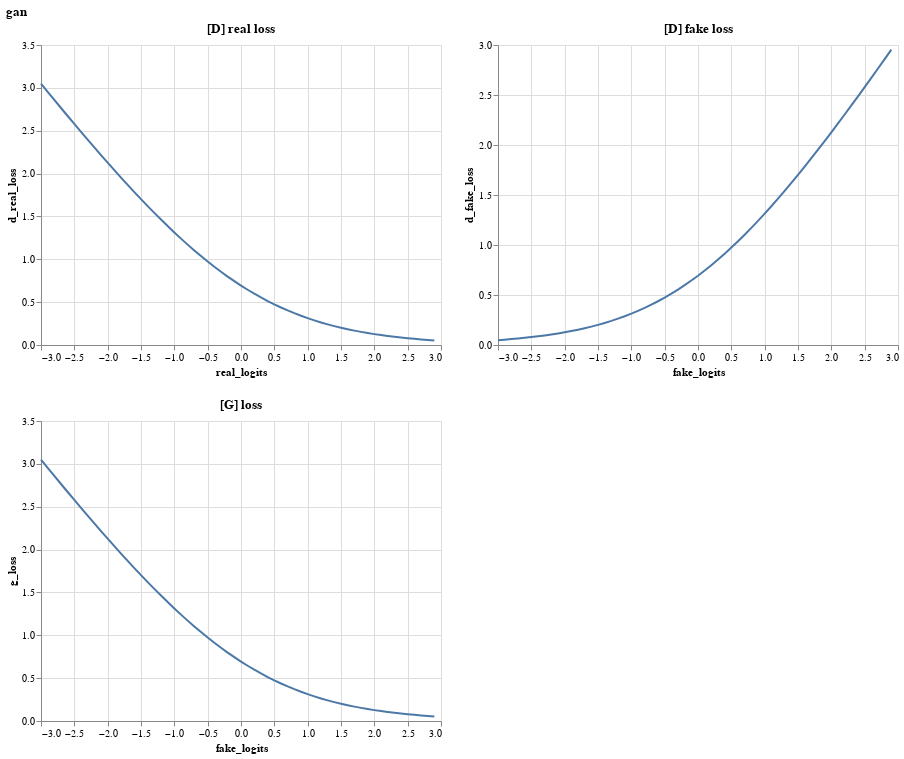

Here is the notebook cell this chart was saved with:
### Code cell
#server
draw_adversarial_loss_fns("gan")

### Figure 1 — Vega-Lite specification as saved in the notebook (floating-point values rounded to 4 significant figures)
{"config": {"view": {"continuousWidth": 400, "continuousHeight": 300}}, "vconcat": [{"hconcat": [{"mark": "line", "encoding": {"x": {"type": "quantitative", "field": "real_logits"}, "y": {"type": "quantitative", "field": "d_real_loss"}}, "title": "[D] real loss"}, {"mark": "line", "encoding": {"x": {"type": "quantitative", "field": "fake_logits"}, "y": {"type": "quantitative", "field": "d_fake_loss"}}, "title": "[D] fake loss"}], "title": "gan"}, {"mark": "line", "encoding": {"x": {"type": "quantitative", "field": "fake_logits"}, "y": {"type": "quantitative", "field": "g_loss"}}, "title": "[G] loss"}], "data": {"name": "data-03417f8f9b9f978ca89304a237f3b074"}, "$schema": "https://vega.github.io/schema/vega-lite/v4.0.2.json", "datasets": {"data-03417f8f9b9f978ca89304a237f3b074": [{"real_logits": -3.0, "fake_logits": -3.0, "g_loss": 3.049, "d_real_loss": 3.049, "d_fake_loss": 0.04859}, {"real_logits": -2.9, "fake_logits": -2.9, "g_loss": 2.954, "d_real_loss": 2.954, "d_fake_loss": 0.05356}, {"real_logits": -2.8, "fake_logits": -2.8, "g_loss": 2.859, "d_real_loss": 2.859, "d_fake_loss": 0.05903}, {"real_logits": -2.7, "fake_logits": -2.7, "g_loss": 2.765, "d_real_loss": 2.765, "d_fake_loss": 0.06504}, {"real_logits": -2.6, "fake_logits": -2.6, "g_loss": 2.672, "d_real_loss": 2.672, "d_fake_loss": 0.07164}, {"real_logits": -2.5, "fake_logits": -2.5, "g_loss": 2.579, "d_real_loss": 2.579, "d_fake_loss": 0.07889}, {"real_logits": -2.4, "fake_logits": -2.4, "g_loss": 2.487, "d_real_loss": 2.487, "d_fake_loss": 0.08684}, {"real_logits": -2.3, "fake_logits": -2.3, "g_loss": 2.396, "d_real_loss": 2.396, "d_fake_loss": 0.09555}, {"real_logits": -2.2, "fake_logits": -2.2, "g_loss": 2.305, "d_real_loss": 2.305, "d_fake_loss": 0.1051}, {"real_logits": -2.1, "fake_logits": -2.1, "g_loss": 2.216, "d_real_loss": 2.216, "d_fake_loss": 0.1155}, {"real_logits": -2.0, "fake_logits": -2.0, "g_loss": 2.127, "d_real_loss": 2.127, "d_fake_loss": 0.1269}, {"real_logits": -1.9, "fake_logits": -1.9, "g_loss": 2.039, "d_real_loss": 2.039, "d_fake_loss": 0.1394}, {"real_logits": -1.8, "fake_logits": -1.8, "g_loss": 1.953, "d_real_loss": 1.953, "d_fake_loss": 0.153}, {"real_logits": -1.7, "fake_logits": -1.7, "g_loss": 1.868, "d_real_loss": 1.868, "d_fake_loss": 0.1678}, {"real_logits": -1.6, "fake_logits": -1.6, "g_loss": 1.784, "d_real_loss": 1.784, "d_fake_loss": 0.1839}, {"real_logits": -1.5, "fake_logits": -1.5, "g_loss": 1.701, "d_real_loss": 1.701, "d_fake_loss": 0.2014}, {"real_logits": -1.4, "fake_logits": -1.4, "g_loss": 1.62, "d_real_loss": 1.62, "d_fake_loss": 0.2204}, {"real_logits": -1.3, "fake_logits": -1.3, "g_loss": 1.541, "d_real_loss": 1.541, "d_fake_loss": 0.241}, {"real_logits": -1.2, "fake_logits": -1.2, "g_loss": 1.463, "d_real_loss": 1.463, "d_fake_loss": 0.2633}, {"real_logits": -1.1, "fake_logits": -1.1, "g_loss": 1.387, "d_real_loss": 1.387, "d_fake_loss": 0.2873}, {"real_logits": -1.0, "fake_logits": -1.0, "g_loss": 1.313, "d_real_loss": 1.313, "d_fake_loss": 0.3133}, {"real_logits": -0.9, "fake_logits": -0.9, "g_loss": 1.241, "d_real_loss": 1.241, "d_fake_loss": 0.3412}, {"real_logits": -0.8, "fake_logits": -0.8, "g_loss": 1.171, "d_real_loss": 1.171, "d_fake_loss": 0.3711}, {"real_logits": -0.7, "fake_logits": -0.7, "g_loss": 1.103, "d_real_loss": 1.103, "d_fake_loss": 0.4032}, {"real_logits": -0.6, "fake_logits": -0.6, "g_loss": 1.037, "d_real_loss": 1.037, "d_fake_loss": 0.4375}, {"real_logits": -0.5, "fake_logits": -0.5, "g_loss": 0.9741, "d_real_loss": 0.9741, "d_fake_loss": 0.4741}, {"real_logits": -0.4, "fake_logits": -0.4, "g_loss": 0.913, "d_real_loss": 0.913, "d_fake_loss": 0.513}, {"real_logits": -0.3, "fake_logits": -0.3, "g_loss": 0.8544, "d_real_loss": 0.8544, "d_fake_loss": 0.5544}, {"real_logits": -0.2, "fake_logits": -0.2, "g_loss": 0.7981, "d_real_loss": 0.7981, "d_fake_loss": 0.5981}, {"real_logits": -0.1, "fake_logits": -0.1, "g_loss": 0.7444, "d_real_loss": 0.7444, "d_fake_loss": 0.6444}, {"real_logits": 0.0, "fake_logits": 0.0, "g_loss": 0.6931, "d_real_loss": 0.6931, "d_fake_loss": 0.6931}, {"real_logits": 0.1, "fake_logits": 0.1, "g_loss": 0.6444, "d_real_loss": 0.6444, "d_fake_loss": 0.7444}, {"real_logits": 0.2, "fake_logits": 0.2, "g_loss": 0.5981, "d_real_loss": 0.5981, "d_fake_loss": 0.7981}, {"real_logits": 0.3, "fake_logits": 0.3, "g_loss": 0.5544, "d_real_loss": 0.5544, "d_fake_loss": 0.8544}, {"real_logits": 0.4, "fake_logits": 0.4, "g_loss": 0.513, "d_real_loss": 0.513, "d_fake_loss": 0.913}, {"real_logits": 0.5, "fake_logits": 0.5, "g_loss": 0.4741, "d_real_loss": 0.4741, "d_fake_loss": 0.9741}, {"real_logits": 0.6, "fake_logits": 0.6, "g_loss": 0.4375, "d_real_loss": 0.4375, "d_fake_loss": 1.037}, {"real_logits": 0.7, "fake_logits": 0.7, "g_loss": 0.4032, "d_real_loss": 0.4032, "d_fake_loss": 1.103}, {"real_logits": 0.8, "fake_logits": 0.8, "g_loss": 0.3711, "d_real_loss": 0.3711, "d_fake_loss": 1.171}, {"real_logits": 0.9, "fake_logits": 0.9, "g_loss": 0.3412, "d_real_loss": 0.3412, "d_fake_loss": 1.241}, {"real_logits": 1.0, "fake_logits": 1.0, "g_loss": 0.3133, "d_real_loss": 0.3133, "d_fake_loss": 1.313}, {"real_logits": 1.1, "fake_logits": 1.1, "g_loss": 0.2873, "d_real_loss": 0.2873, "d_fake_loss": 1.387}, {"real_logits": 1.2, "fake_logits": 1.2, "g_loss": 0.2633, "d_real_loss": 0.2633, "d_fake_loss": 1.463}, {"real_logits": 1.3, "fake_logits": 1.3, "g_loss": 0.241, "d_real_loss": 0.241, "d_fake_loss": 1.541}, {"real_logits": 1.4, "fake_logits": 1.4, "g_loss": 0.2204, "d_real_loss": 0.2204, "d_fake_loss": 1.62}, {"real_logits": 1.5, "fake_logits": 1.5, "g_loss": 0.2014, "d_real_loss": 0.2014, "d_fake_loss": 1.701}, {"real_logits": 1.6, "fake_logits": 1.6, "g_loss": 0.1839, "d_real_loss": 0.1839, "d_fake_loss": 1.784}, {"real_logits": 1.7, "fake_logits": 1.7, "g_loss": 0.1678, "d_real_loss": 0.1678, "d_fake_loss": 1.868}, {"real_logits": 1.8, "fake_logits": 1.8, "g_loss": 0.153, "d_real_loss": 0.153, "d_fake_loss": 1.953}, {"real_logits": 1.9, "fake_logits": 1.9, "g_loss": 0.1394, "d_real_loss": 0.1394, "d_fake_loss": 2.039}, {"real_logits": 2.0, "fake_logits": 2.0, "g_loss": 0.1269, "d_real_loss": 0.1269, "d_fake_loss": 2.127}, {"real_logits": 2.1, "fake_logits": 2.1, "g_loss": 0.1155, "d_real_loss": 0.1155, "d_fake_loss": 2.216}, {"real_logits": 2.2, "fake_logits": 2.2, "g_loss": 0.1051, "d_real_loss": 0.1051, "d_fake_loss": 2.305}, {"real_logits": 2.3, "fake_logits": 2.3, "g_loss": 0.09555, "d_real_loss": 0.09555, "d_fake_loss": 2.396}, {"real_logits": 2.4, "fake_logits": 2.4, "g_loss": 0.08684, "d_real_loss": 0.08684, "d_fake_loss": 2.487}, {"real_logits": 2.5, "fake_logits": 2.5, "g_loss": 0.07889, "d_real_loss": 0.07889, "d_fake_loss": 2.579}, {"real_logits": 2.6, "fake_logits": 2.6, "g_loss": 0.07164, "d_real_loss": 0.07164, "d_fake_loss": 2.672}, {"real_logits": 2.7, "fake_logits": 2.7, "g_loss": 0.06504, "d_real_loss": 0.06504, "d_fake_loss": 2.765}, {"real_logits": 2.8, "fake_logits": 2.8, "g_loss": 0.05903, "d_real_loss": 0.05903, "d_fake_loss": 2.859}, {"real_logits": 2.9, "fake_logits": 2.9, "g_loss": 0.05356, "d_real_loss": 0.05356, "d_fake_loss": 2.954}]}}
